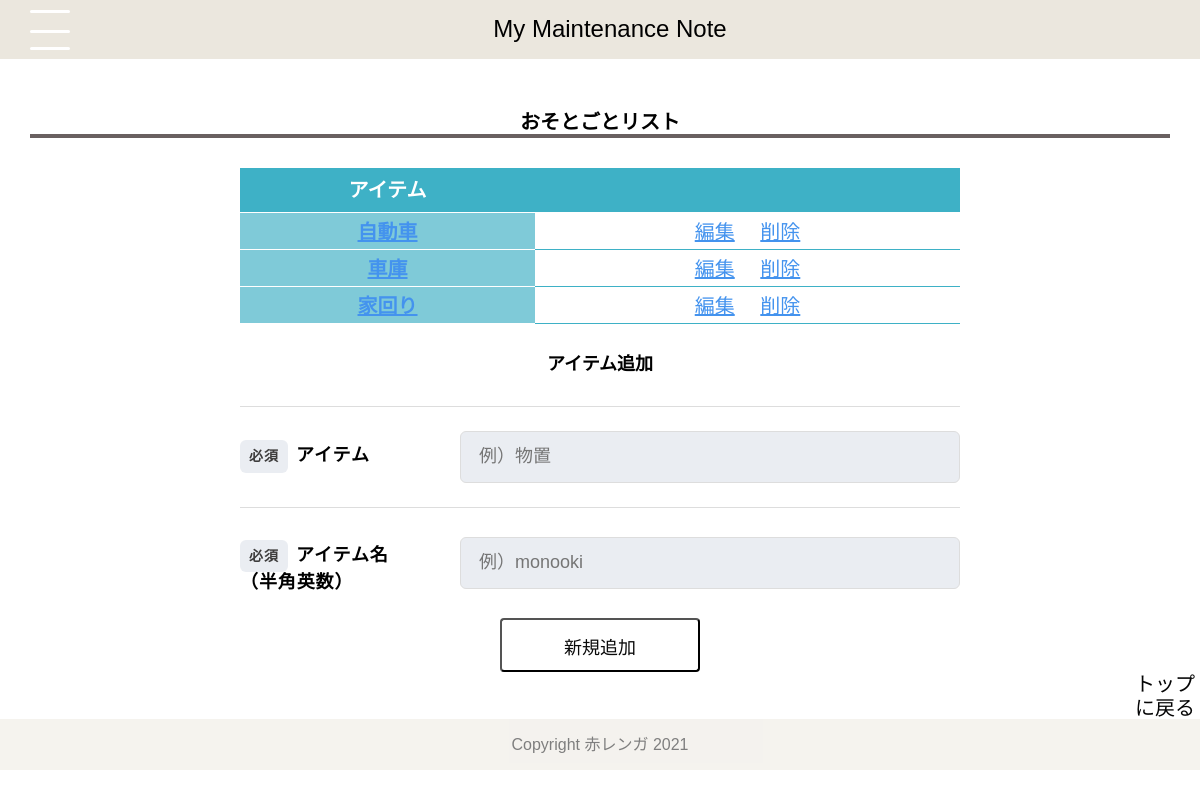
The app's page /list/soto, older data.
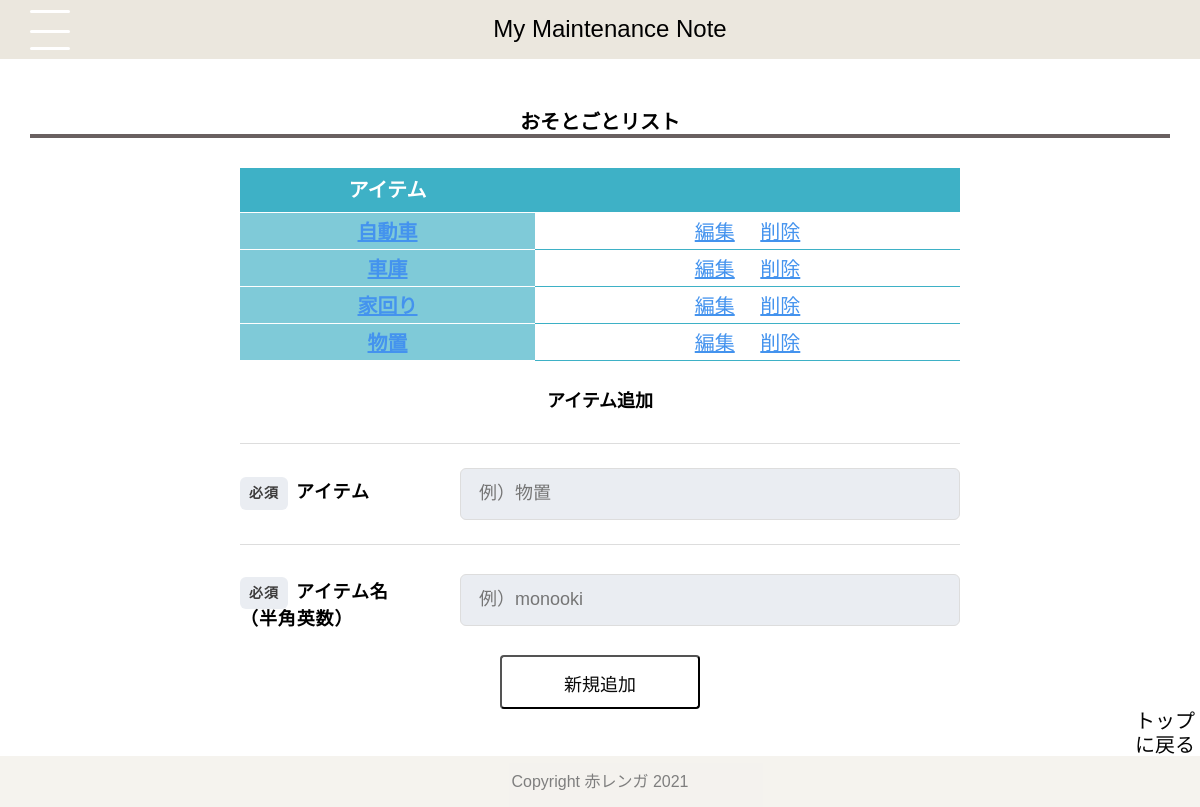
The same page, newer data.
### tables this page shows
CREATE TABLE "items" (
	"id"	INTEGER,
	"ios_id"	INTEGER,
	"item"	TEXT,
	"table_name"	TEXT,
	PRIMARY KEY("id" AUTOINCREMENT)
);

### app.py (the view)
@app.route("/list/soto")
def sotoitem_list():
    conn = sqlite3.connect("maintenance.db")
    c = conn.cursor()
    c.execute("select id, item from items where ios_id = 1")
    item_list=[]
    for row in c.fetchall():
        item_list.append({"id":row[0],"item":row[1]})
    c.close()
    return render_template("sotoitem_list.html",sotoitem_list = item_list)

### templates/sotoitem_list.html (shortened to what this page needs)
{% extends 'base.html' %}
{% block content %}
<h2>おそとごとリスト</h2>
<table class="table_list" width="60%">
    <thead>
        <tr>
            <th>アイテム</th>
            <th></th>
        </tr>
    </thead>
        {% for item in sotoitem_list %}
    <tdoby>
        <tr>
            <th label="アイテム"><a href="/tasklist/{{item['id']}}"  class="btn4">{{item['item']}}</a></th>
            <td>
                <div class="btn_top">
                    <a href="/edit/soto/{{item['id']}}" class="btn4">編集</a>
                    <a href="/del/soto/{{item['id']}}" onclick="return confirm('削除しますか？')" class="btn4">削除</a>
                </div>
            </td>
        </tr>
    </tdoby>
    {% endfor %}
</table>
        <h3>アイテム追加</h3>
<form action="/add/item/soto" method="POST">
    <div class="Form">
        <div class="Form-Item">
            <p class="Form-Item-Label">
            <span class="Form-Item-Label-Required">必須</span>アイテム
            </p>
            <input type="text" name="item" class="Form-Item-Input" placeholder="例）物置">
        </div>
        <div class="Form-Item">
            <p class="Form-Item-Label isMsg"><span class="Form-Item-Label-Required">必須</span>アイテム名<br>（半角英数）</p>
            <input type="text" name="table_name" class="Form-Item-Input" placeholder="例）monooki">
        </div>
    </div>
    <div>
        <button type="submit" class="btn1">新規追加</button>
    </div>
</form>
<div class="btn_top1">
    <a href="/index" type="button" class="btn5">トップに戻る</a>
</div>
{% endblock %}

Row changes from the older to the newer data that the page shows:
added items: item "物置"
